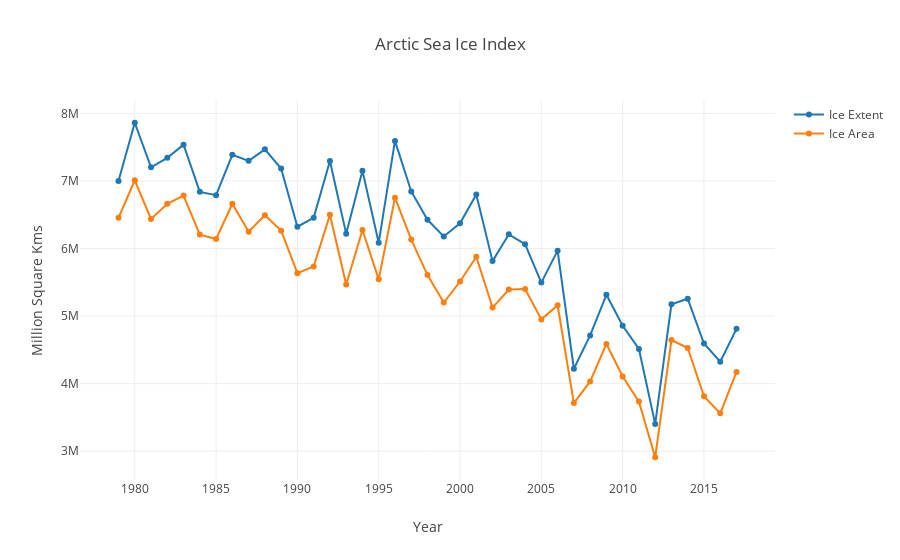

Notebook source saved alongside this figure:
### Code cell
init_notebook_mode(connected=True)

trace0 = go.Scatter(
    x = arctic_ice_df['Year'],
    y = arctic_ice_df['Ice Extent'],
    mode = 'lines+markers',
    name = 'Ice Extent'
)

trace1 = go.Scatter(
x = arctic_ice_df['Year'],
y = arctic_ice_df['Ice Area'],
mode = 'lines+markers',
#opacity = 0.5,
name='Ice Area',
#hoverinfo = 'none'
)
data = [trace0, trace1]
layout = go.Layout(dict(title='Arctic Sea Ice Index'),
                   xaxis=dict(title='Year'),
                   yaxis=dict(title='Million Square Kms')
)
fig = go.Figure(data=data,layout=layout)
iplot(fig)
